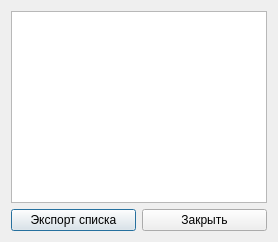
<?xml version="1.0" encoding="UTF-8"?>
<ui version="4.0">
 <class>ComponentListForm</class>
 <widget class="QDialog" name="ComponentListForm">
  <property name="windowTitle">
   <string>Компоненты системы</string>
  </property>
  <layout class="QVBoxLayout" name="mainLayout">
   <item>
    <widget class="QTableWidget" name="componentTable"/>
   </item>
   <item>
    <layout class="QHBoxLayout">
     <item>
      <widget class="QPushButton" name="buttonExportList">
       <property name="text"><string>Экспорт списка</string></property>
      </widget>
     </item>
     <item>
      <widget class="QPushButton" name="buttonClose">
       <property name="text"><string>Закрыть</string></property>
      </widget>
     </item>
    </layout>
   </item>
  </layout>
 </widget>
 <resources/>
 <connections/>
</ui>
